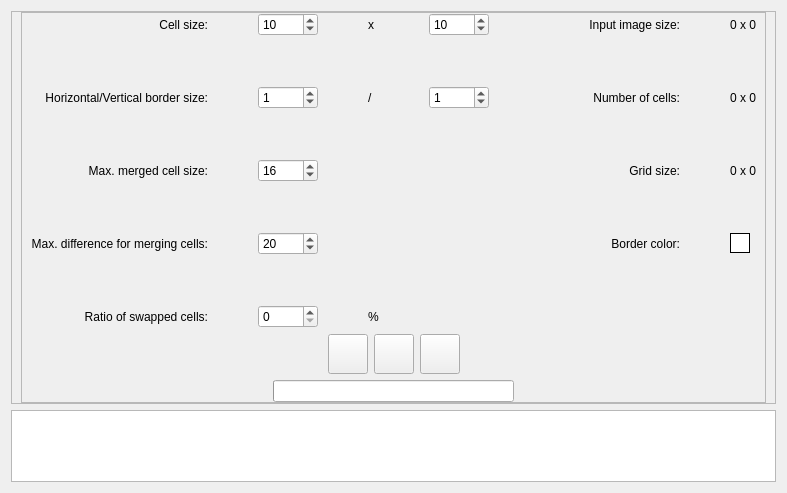
    <widget class="QWidget" name="gridTab">
     <attribute name="title">
      <string>Grid</string>
     </attribute>
     <layout class="QVBoxLayout" name="verticalLayout_2">
      <item>
       <widget class="QFrame" name="frame_6">
        <property name="sizePolicy">
         <sizepolicy hsizetype="Expanding" vsizetype="Fixed">
          <horstretch>0</horstretch>
          <verstretch>0</verstretch>
         </sizepolicy>
        </property>
        <property name="frameShape">
         <enum>QFrame::StyledPanel</enum>
        </property>
        <property name="frameShadow">
         <enum>QFrame::Raised</enum>
        </property>
        <layout class="QHBoxLayout" name="horizontalLayout_7">
         <property name="topMargin">
          <number>0</number>
         </property>
         <property name="bottomMargin">
          <number>0</number>
         </property>
         <item>
          <widget class="QFrame" name="frame_4">
           <property name="sizePolicy">
            <sizepolicy hsizetype="Fixed" vsizetype="Fixed">
             <horstretch>0</horstretch>
             <verstretch>0</verstretch>
            </sizepolicy>
           </property>
           <property name="frameShape">
            <enum>QFrame::StyledPanel</enum>
           </property>
           <property name="frameShadow">
            <enum>QFrame::Raised</enum>
           </property>
           <layout class="QVBoxLayout" name="verticalLayout_3">
            <property name="topMargin">
             <number>0</number>
            </property>
            <property name="rightMargin">
             <number>9</number>
            </property>
            <property name="bottomMargin">
             <number>0</number>
            </property>
            <item>
             <layout class="QHBoxLayout" name="horizontalLayout_3">
              <property name="spacing">
               <number>50</number>
              </property>
              <item>
               <layout class="QGridLayout" name="gridLayout_3">
                <item row="0" column="0">
                 <widget class="QLabel" name="label_6">
                  <property name="sizePolicy">
                   <sizepolicy hsizetype="Minimum" vsizetype="Preferred">
                    <horstretch>0</horstretch>
                    <verstretch>0</verstretch>
                   </sizepolicy>
                  </property>
                  <property name="text">
                   <string>Cell size:</string>
                  </property>
                  <property name="alignment">
                   <set>Qt::AlignRight|Qt::AlignTrailing|Qt::AlignVCenter</set>
                  </property>
                 </widget>
                </item>
                <item row="1" column="0">
                 <widget class="QLabel" name="label_7">
                  <property name="sizePolicy">
                   <sizepolicy hsizetype="Minimum" vsizetype="Preferred">
                    <horstretch>0</horstretch>
                    <verstretch>0</verstretch>
                   </sizepolicy>
                  </property>
                  <property name="text">
                   <string>Horizontal/Vertical border size:</string>
                  </property>
                  <property name="alignment">
                   <set>Qt::AlignRight|Qt::AlignTrailing|Qt::AlignVCenter</set>
                  </property>
                 </widget>
                </item>
                <item row="4" column="0">
                 <widget class="QLabel" name="label_10">
                  <property name="sizePolicy">
                   <sizepolicy hsizetype="Minimum" vsizetype="Preferred">
                    <horstretch>0</horstretch>
                    <verstretch>0</verstretch>
                   </sizepolicy>
                  </property>
                  <property name="text">
                   <string>Ratio of swapped cells:</string>
                  </property>
                  <property name="alignment">
                   <set>Qt::AlignRight|Qt::AlignTrailing|Qt::AlignVCenter</set>
                  </property>
                 </widget>
                </item>
                <item row="3" column="0">
                 <widget class="QLabel" name="label_9">
                  <property name="sizePolicy">
                   <sizepolicy hsizetype="Minimum" vsizetype="Preferred">
                    <horstretch>0</horstretch>
                    <verstretch>0</verstretch>
                   </sizepolicy>
                  </property>
                  <property name="text">
                   <string>Max. difference for merging cells:</string>
                  </property>
                  <property name="alignment">
                   <set>Qt::AlignRight|Qt::AlignTrailing|Qt::AlignVCenter</set>
                  </property>
                 </widget>
                </item>
                <item row="2" column="0">
                 <widget class="QLabel" name="label_8">
                  <property name="sizePolicy">
                   <sizepolicy hsizetype="Minimum" vsizetype="Preferred">
                    <horstretch>0</horstretch>
                    <verstretch>0</verstretch>
                   </sizepolicy>
                  </property>
                  <property name="text">
                   <string>Max. merged cell size:</string>
                  </property>
                  <property name="alignment">
                   <set>Qt::AlignRight|Qt::AlignTrailing|Qt::AlignVCenter</set>
                  </property>
                 </widget>
                </item>
                <item row="1" column="4">
                 <spacer name="horizontalSpacer_3">
                  <property name="orientation">
                   <enum>Qt::Horizontal</enum>
                  </property>
                  <property name="sizeType">
                   <enum>QSizePolicy::Minimum</enum>
                  </property>
                  <property name="sizeHint" stdset="0">
                   <size>
                    <width>50</width>
                    <height>20</height>
                   </size>
                  </property>
                 </spacer>
                </item>
                <item row="0" column="2">
                 <widget class="QLabel" name="label_11">
                  <property name="sizePolicy">
                   <sizepolicy hsizetype="Maximum" vsizetype="Preferred">
                    <horstretch>0</horstretch>
                    <verstretch>0</verstretch>
                   </sizepolicy>
                  </property>
                  <property name="text">
                   <string>x</string>
                  </property>
                 </widget>
                </item>
                <item row="0" column="1">
                 <widget class="QSpinBox" name="gridCellWidthSpinBox">
                  <property name="sizePolicy">
                   <sizepolicy hsizetype="Maximum" vsizetype="Fixed">
                    <horstretch>0</horstretch>
                    <verstretch>0</verstretch>
                   </sizepolicy>
                  </property>
                  <property name="minimumSize">
                   <size>
                    <width>60</width>
                    <height>0</height>
                   </size>
                  </property>
                  <property name="maximumSize">
                   <size>
                    <width>60</width>
                    <height>16777215</height>
                   </size>
                  </property>
                  <property name="minimum">
                   <number>1</number>
                  </property>
                  <property name="maximum">
                   <number>16777215</number>
                  </property>
                  <property name="value">
                   <number>10</number>
                  </property>
                 </widget>
                </item>
                <item row="1" column="1">
                 <widget class="QSpinBox" name="gridXSpacesSpinBox">
                  <property name="sizePolicy">
                   <sizepolicy hsizetype="Maximum" vsizetype="Fixed">
                    <horstretch>0</horstretch>
                    <verstretch>0</verstretch>
                   </sizepolicy>
                  </property>
                  <property name="minimumSize">
                   <size>
                    <width>60</width>
                    <height>0</height>
                   </size>
                  </property>
                  <property name="maximumSize">
                   <size>
                    <width>60</width>
                    <height>16777215</height>
                   </size>
                  </property>
                  <property name="maximum">
                   <number>16777215</number>
                  </property>
                  <property name="value">
                   <number>1</number>
                  </property>
                 </widget>
                </item>
                <item row="0" column="3">
                 <widget class="QSpinBox" name="gridCellHeightSpinBox">
                  <property name="sizePolicy">
                   <sizepolicy hsizetype="Maximum" vsizetype="Fixed">
                    <horstretch>0</horstretch>
                    <verstretch>0</verstretch>
                   </sizepolicy>
                  </property>
                  <property name="minimumSize">
                   <size>
                    <width>60</width>
                    <height>0</height>
                   </size>
                  </property>
                  <property name="maximumSize">
                   <size>
                    <width>60</width>
                    <height>16777215</height>
                   </size>
                  </property>
                  <property name="minimum">
                   <number>1</number>
                  </property>
                  <property name="maximum">
                   <number>16777215</number>
                  </property>
                  <property name="value">
                   <number>10</number>
                  </property>
                 </widget>
                </item>
                <item row="1" column="2">
                 <widget class="QLabel" name="label_12">
                  <property name="text">
                   <string>/</string>
                  </property>
                 </widget>
                </item>
                <item row="3" column="1">
                 <widget class="QSpinBox" name="maxMergedDiffSpinBox">
                  <property name="sizePolicy">
                   <sizepolicy hsizetype="Maximum" vsizetype="Fixed">
                    <horstretch>0</horstretch>
                    <verstretch>0</verstretch>
                   </sizepolicy>
                  </property>
                  <property name="minimumSize">
                   <size>
                    <width>60</width>
                    <height>0</height>
                   </size>
                  </property>
                  <property name="maximumSize">
                   <size>
                    <width>60</width>
                    <height>16777215</height>
                   </size>
                  </property>
                  <property name="maximum">
                   <number>16777215</number>
                  </property>
                  <property name="value">
                   <number>20</number>
                  </property>
                 </widget>
                </item>
                <item row="2" column="1">
                 <widget class="QSpinBox" name="maxMergedSizeSpinBox">
                  <property name="sizePolicy">
                   <sizepolicy hsizetype="Maximum" vsizetype="Fixed">
                    <horstretch>0</horstretch>
                    <verstretch>0</verstretch>
                   </sizepolicy>
                  </property>
                  <property name="minimumSize">
                   <size>
                    <width>60</width>
                    <height>0</height>
                   </size>
                  </property>
                  <property name="maximumSize">
                   <size>
                    <width>60</width>
                    <height>16777215</height>
                   </size>
                  </property>
                  <property name="minimum">
                   <number>1</number>
                  </property>
                  <property name="maximum">
                   <number>16777215</number>
                  </property>
                  <property name="value">
                   <number>16</number>
                  </property>
                 </widget>
                </item>
                <item row="4" column="1">
                 <widget class="QSpinBox" name="numSwappedSpinBox">
                  <property name="sizePolicy">
                   <sizepolicy hsizetype="Maximum" vsizetype="Fixed">
                    <horstretch>0</horstretch>
                    <verstretch>0</verstretch>
                   </sizepolicy>
                  </property>
                  <property name="minimumSize">
                   <size>
                    <width>60</width>
                    <height>0</height>
                   </size>
                  </property>
                  <property name="maximumSize">
                   <size>
                    <width>60</width>
                    <height>16777215</height>
                   </size>
                  </property>
                  <property name="maximum">
                   <number>100</number>
                  </property>
                 </widget>
                </item>
                <item row="2" column="6">
                 <widget class="QLabel" name="gridSizeLabel">
                  <property name="text">
                   <string>0 x 0</string>
                  </property>
                 </widget>
                </item>
                <item row="3" column="6">
                 <widget class="QPushButton" name="gridSpacesColorPushButton">
                  <property name="sizePolicy">
                   <sizepolicy hsizetype="Minimum" vsizetype="Fixed">
                    <horstretch>0</horstretch>
                    <verstretch>0</verstretch>
                   </sizepolicy>
                  </property>
                  <property name="minimumSize">
                   <size>
                    <width>20</width>
                    <height>20</height>
                   </size>
                  </property>
                  <property name="maximumSize">
                   <size>
                    <width>20</width>
                    <height>20</height>
                   </size>
                  </property>
                  <property name="toolTip">
                   <string>Border color</string>
                  </property>
                  <property name="autoFillBackground">
                   <bool>false</bool>
                  </property>
                  <property name="styleSheet">
                   <string notr="true">border: 1px solid black; 
background-color: white;</string>
                  </property>
                  <property name="text">
                   <string/>
                  </property>
                 </widget>
                </item>
                <item row="3" column="5">
                 <widget class="QLabel" name="label_20">
                  <property name="text">
                   <string>Border color:</string>
                  </property>
                  <property name="alignment">
                   <set>Qt::AlignRight|Qt::AlignTrailing|Qt::AlignVCenter</set>
                  </property>
                 </widget>
                </item>
                <item row="2" column="5">
                 <widget class="QLabel" name="label_18">
                  <property name="text">
                   <string>Grid size:</string>
                  </property>
                  <property name="alignment">
                   <set>Qt::AlignRight|Qt::AlignTrailing|Qt::AlignVCenter</set>
                  </property>
                 </widget>
                </item>
                <item row="0" column="5">
                 <widget class="QLabel" name="label_15">
                  <property name="text">
                   <string>Input image size:</string>
                  </property>
                  <property name="alignment">
                   <set>Qt::AlignRight|Qt::AlignTrailing|Qt::AlignVCenter</set>
                  </property>
                 </widget>
                </item>
                <item row="1" column="5">
                 <widget class="QLabel" name="label_16">
                  <property name="text">
                   <string>Number of cells:</string>
                  </property>
                  <property name="alignment">
                   <set>Qt::AlignRight|Qt::AlignTrailing|Qt::AlignVCenter</set>
                  </property>
                 </widget>
                </item>
                <item row="0" column="6">
                 <widget class="QLabel" name="imageSizeLabel_2">
                  <property name="text">
                   <string>0 x 0</string>
                  </property>
                 </widget>
                </item>
                <item row="1" column="6">
                 <widget class="QLabel" name="numGridCellsLabel">
                  <property name="text">
                   <string>0 x 0</string>
                  </property>
                 </widget>
                </item>
                <item row="1" column="3">
                 <widget class="QSpinBox" name="gridYSpacesSpinBox">
                  <property name="sizePolicy">
                   <sizepolicy hsizetype="Maximum" vsizetype="Fixed">
                    <horstretch>0</horstretch>
                    <verstretch>0</verstretch>
                   </sizepolicy>
                  </property>
                  <property name="minimumSize">
                   <size>
                    <width>60</width>
                    <height>0</height>
                   </size>
                  </property>
                  <property name="maximumSize">
                   <size>
                    <width>60</width>
                    <height>16777215</height>
                   </size>
                  </property>
                  <property name="maximum">
                   <number>16777215</number>
                  </property>
                  <property name="value">
                   <number>1</number>
                  </property>
                 </widget>
                </item>
                <item row="4" column="2">
                 <widget class="QLabel" name="label_4">
                  <property name="text">
                   <string>%</string>
                  </property>
                 </widget>
                </item>
               </layout>
              </item>
              <item>
               <layout class="QVBoxLayout" name="verticalLayout_5">
                <property name="bottomMargin">
                 <number>90</number>
                </property>
               </layout>
              </item>
             </layout>
            </item>
            <item>
             <layout class="QHBoxLayout" name="horizontalLayout_5">
              <item>
               <spacer name="horizontalSpacer_4">
                <property name="orientation">
                 <enum>Qt::Horizontal</enum>
                </property>
                <property name="sizeHint" stdset="0">
                 <size>
                  <width>40</width>
                  <height>20</height>
                 </size>
                </property>
               </spacer>
              </item>
              <item>
               <widget class="QPushButton" name="generateGridPushButton">
                <property name="enabled">
                 <bool>true</bool>
                </property>
                <property name="minimumSize">
                 <size>
                  <width>40</width>
                  <height>40</height>
                 </size>
                </property>
                <property name="maximumSize">
                 <size>
                  <width>40</width>
                  <height>40</height>
                 </size>
                </property>
                <property name="toolTip">
                 <string>Generate grid</string>
                </property>
                <property name="text">
                 <string/>
                </property>
                <property name="icon">
                 <iconset resource="resources.qrc">
                  <normaloff>:/icons/resources/Apply.png</normaloff>:/icons/resources/Apply.png</iconset>
                </property>
                <property name="iconSize">
                 <size>
                  <width>40</width>
                  <height>40</height>
                 </size>
                </property>
                <property name="checkable">
                 <bool>false</bool>
                </property>
               </widget>
              </item>
              <item>
               <widget class="QPushButton" name="saveGridPushButton">
                <property name="enabled">
                 <bool>true</bool>
                </property>
                <property name="minimumSize">
                 <size>
                  <width>40</width>
                  <height>40</height>
                 </size>
                </property>
                <property name="maximumSize">
                 <size>
                  <width>40</width>
                  <height>40</height>
                 </size>
                </property>
                <property name="toolTip">
                 <string>Save grid</string>
                </property>
                <property name="text">
                 <string/>
                </property>
                <property name="icon">
                 <iconset resource="resources.qrc">
                  <normaloff>:/icons/resources/Save.png</normaloff>:/icons/resources/Save.png</iconset>
                </property>
                <property name="iconSize">
                 <size>
                  <width>40</width>
                  <height>40</height>
                 </size>
                </property>
                <property name="checkable">
                 <bool>false</bool>
                </property>
               </widget>
              </item>
              <item>
               <widget class="QPushButton" name="resizeGridPushButton">
                <property name="enabled">
                 <bool>true</bool>
                </property>
                <property name="minimumSize">
                 <size>
                  <width>40</width>
                  <height>40</height>
                 </size>
                </property>
                <property name="maximumSize">
                 <size>
                  <width>40</width>
                  <height>40</height>
                 </size>
                </property>
                <property name="toolTip">
                 <string>Resize grid</string>
                </property>
                <property name="text">
                 <string/>
                </property>
                <property name="icon">
                 <iconset resource="resources.qrc">
                  <normaloff>:/icons/resources/arrow_plain_blue_NE_SE_SW_NW.png</normaloff>:/icons/resources/arrow_plain_blue_NE_SE_SW_NW.png</iconset>
                </property>
                <property name="iconSize">
                 <size>
                  <width>40</width>
                  <height>40</height>
                 </size>
                </property>
                <property name="checkable">
                 <bool>true</bool>
                </property>
               </widget>
              </item>
              <item>
               <spacer name="horizontalSpacer_5">
                <property name="orientation">
                 <enum>Qt::Horizontal</enum>
                </property>
                <property name="sizeHint" stdset="0">
                 <size>
                  <width>40</width>
                  <height>20</height>
                 </size>
                </property>
               </spacer>
              </item>
             </layout>
            </item>
            <item>
             <layout class="QHBoxLayout" name="horizontalLayout_6">
              <item>
               <spacer name="horizontalSpacer_6">
                <property name="orientation">
                 <enum>Qt::Horizontal</enum>
                </property>
                <property name="sizeHint" stdset="0">
                 <size>
                  <width>40</width>
                  <height>20</height>
                 </size>
                </property>
               </spacer>
              </item>
              <item>
               <widget class="QProgressBar" name="gridProgressBar">
                <property name="sizePolicy">
                 <sizepolicy hsizetype="Expanding" vsizetype="Fixed">
                  <horstretch>0</horstretch>
                  <verstretch>0</verstretch>
                 </sizepolicy>
                </property>
                <property name="minimumSize">
                 <size>
                  <width>150</width>
                  <height>0</height>
                 </size>
                </property>
                <property name="maximumSize">
                 <size>
                  <width>16777215</width>
                  <height>16777215</height>
                 </size>
                </property>
                <property name="value">
                 <number>0</number>
                </property>
                <property name="alignment">
                 <set>Qt::AlignCenter</set>
                </property>
                <property name="textVisible">
                 <bool>false</bool>
                </property>
               </widget>
              </item>
              <item>
               <spacer name="horizontalSpacer_7">
                <property name="orientation">
                 <enum>Qt::Horizontal</enum>
                </property>
                <property name="sizeHint" stdset="0">
                 <size>
                  <width>40</width>
                  <height>20</height>
                 </size>
                </property>
               </spacer>
              </item>
             </layout>
            </item>
           </layout>
          </widget>
         </item>
        </layout>
       </widget>
      </item>
      <item>
       <widget class="MyQGraphicsView" name="gridView">
        <property name="sizePolicy">
         <sizepolicy hsizetype="Preferred" vsizetype="Preferred">
          <horstretch>0</horstretch>
          <verstretch>0</verstretch>
         </sizepolicy>
        </property>
        <property name="contextMenuPolicy">
         <enum>Qt::ActionsContextMenu</enum>
        </property>
        <property name="frameShadow">
         <enum>QFrame::Plain</enum>
        </property>
        <property name="sizeAdjustPolicy">
         <enum>QAbstractScrollArea::AdjustToContents</enum>
        </property>
        <property name="alignment">
         <set>Qt::AlignLeading|Qt::AlignLeft|Qt::AlignTop</set>
        </property>
       </widget>
      </item>
     </layout>
    </widget>
